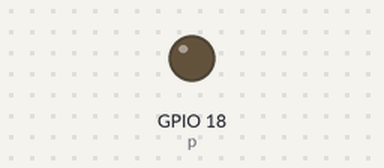
Simulated run of this program. Board: Raspberry Pi (BCM pin numbers). On the bench: output pins drawn as LEDs (lit = HIGH).

Above: at 0.05 s.
At 0.95 s:
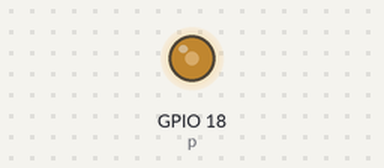
At 1.9 s:
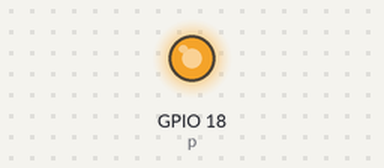
At 3.8 s:
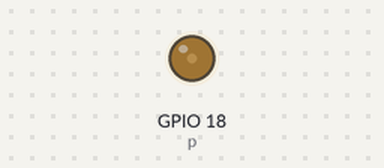
Timing chart, 0 to 5.5 s (numbered marks = the images above):
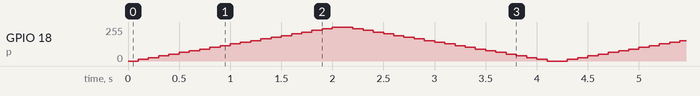

The program:

ex04_____.py
```python
import RPi.GPIO as GPIO
import time

GPIO.setmode(GPIO.BCM)
GPIO.setup(18, GPIO.OUT)

p = GPIO.PWM(18, 500)
p.start(0)

try:
        while 1:
                for dc in range(0, 101, 5):
                        p.ChangeDutyCycle(dc)
                        time.sleep(0.1)
                for dc in range(100, -1, -5):
                        p.ChangeDutyCycle(dc)
                        time.sleep(0.1)

except KeyboardInterrupt:
        pass
p.stop()
GPIO.cleanup()
```
